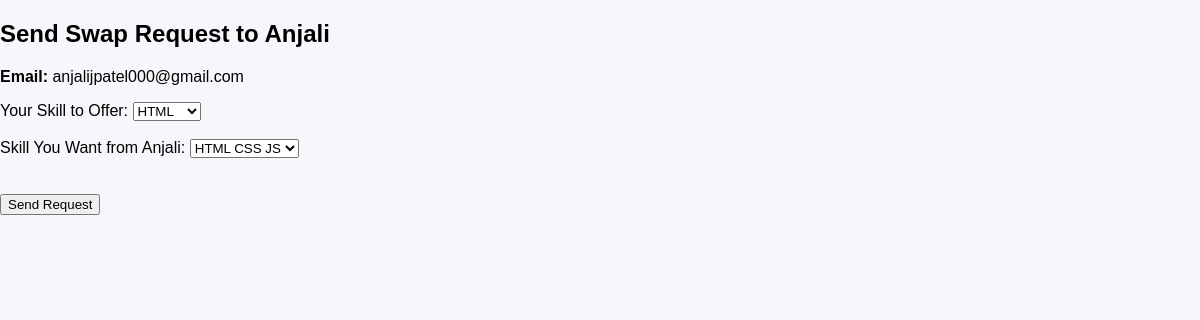
Page /send-request/2/ (signed in) on the committed database.
### skill_swap_user/models.py (models this page shows, shortened)
class CustomUser(AbstractBaseUser, PermissionsMixin):
    email = models.EmailField(unique=True)
    name = models.CharField(max_length=100)
    is_active = models.BooleanField(default=True)
    is_staff = models.BooleanField(default=False)
    class Meta:
        verbose_name = "User"
        verbose_name_plural = "Users"
    objects = CustomUserManager()
    USERNAME_FIELD = 'email'                    # for login
    REQUIRED_FIELDS = ['name']                  # for createsuperuser

class UserDetails(models.Model):
    user = models.OneToOneField(CustomUser, on_delete=models.CASCADE, related_name='details')
    location = models.CharField(max_length=150, blank=True)
    phone_number = models.CharField(max_length=20, blank=True)
    current_profession = models.CharField(max_length=100, blank=True)
    skills_offered = models.TextField(blank=True)
    skills_required = models.TextField(blank=True)
    availability = models.CharField(max_length=100, blank=True)
    profile_visibility = models.CharField(
    max_length=10,
        choices=[('public', 'Public'), ('private', 'Private')],
    default='public'
    )

### skill_swap_user/views.py (the view, shortened to what this page needs)
# urls.py: path('send-request/<int:user_id>/', views.send_swap_request, name='send_swap_request'),  # New: send to specific user
def send_swap_request(request, user_id):
    if check_session_timeout(request) or not request.session.get('user_id'):
        return redirect('login')
    sender = get_object_or_404(CustomUser, id=request.session['user_id'])
    receiver = get_object_or_404(CustomUser, id=user_id)
    sender_profile = UserDetails.objects.filter(user=sender).first()
    receiver_profile = UserDetails.objects.filter(user=receiver).first()
    if not sender_profile or not receiver_profile:
        messages.error(request, "Both users must have completed their profile to swap skills.")
        return redirect('search_users')
    sender_skills = [skill.strip() for skill in sender_profile.skills_offered.split(',') if skill.strip()]
    receiver_skills = [skill.strip() for skill in receiver_profile.skills_offered.split(',') if skill.strip()]
    return render(request, 'skill_swap_user/send_request.html', {
        'receiver': receiver,
        'sender_skills': sender_skills,
        'receiver_skills': receiver_skills,
    })

### skill_swap_user/views.py (called while the page is built, shortened)
def check_session_timeout(request):
    last_activity = request.session.get('last_activity')
    return False

### skill_swap_user/templates/skill_swap_user/send_request.html (shortened to what this page needs)
{% extends "skill_swap_user/base.html" %} {% block content %}
<h2>Send Swap Request to {{ receiver.name }}</h2>
<p><strong>Email:</strong> {{ receiver.email }}</p>
<form method="post">
  <label for="id_skill_offered">Your Skill to Offer:</label>
  <select name="skill_offered" id="id_skill_offered" required>
    {% for skill in sender_skills %}
    <option value="{{ skill }}">{{ skill }}</option>
    {% endfor %}
  </select>
  <br /><br />
  <label for="id_skill_required"
    >Skill You Want from {{ receiver.name }}:</label
  >
  <select name="skill_required" id="id_skill_required" required>
    {% for skill in receiver_skills %}
    <option value="{{ skill }}">{{ skill }}</option>
    {% endfor %}
  </select>
  <br /><br />
  <br />
  <button type="submit">Send Request</button>
</form>
{% endblock %}

### skill_swap_user/static/skill_swap_user/css/style.css (style rules this page uses)
body { font-family: Arial, sans-serif; margin: 0; background: #f5f7fa; }

### rows in the picture
CustomUser: name "Anjali", email "anjalijpatel000@gmail.com"
UserDetails: skill_required "HTML CSS JS"

### other values in the picture
form field skill_offered "HTML"
